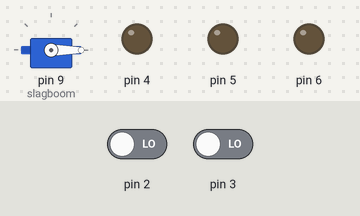
A program run on a simulated Arduino Nano, built with avr-gcc and run on an emulated ATmega328P. Shown: servo, output pins drawn as LEDs (lit = HIGH). Dashed ring = blinking. The test bench sets the inputs (shaded band); at power-on: pin 2 LOW, pin 3 LOW.

Above: at 1.2 s.
1.3 s: pin 2 driven HIGH
At 1.85 s:
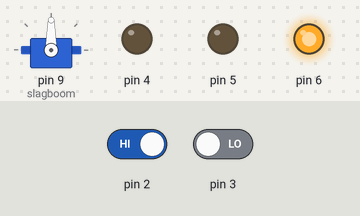
At 2.2 s:
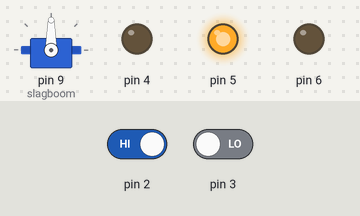
4.3 s: pin 3 driven HIGH
At 4.9 s:
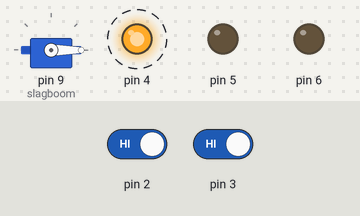
Timing chart, 0 to 13.3 s (numbered marks = the images above; inputs shaded):
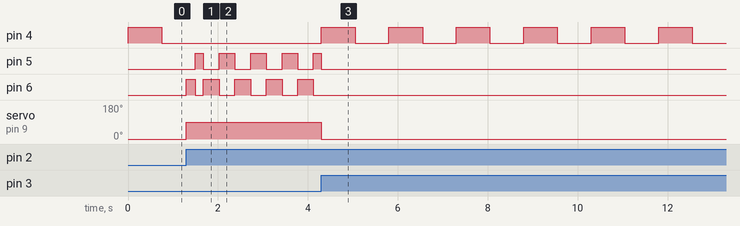

Measured:
- after the input at 1.3 s, pin 4: stops changing and stays LOW; pin 5: LOW → HIGH after 0.20 s, then repeats every 0.70 s: LOW 0.35 s, HIGH 0.35 s; pin 6: goes HIGH 0.20 s, LOW 0.18 s, 3 × (HIGH 0.35 s, LOW 0.35 s), HIGH 0.35 s, then LOW, starting at once; servo on pin 9 (slagboom): 0° → 90° at once
- after the input at 4.3 s, pin 4: alternates HIGH for 0.75 s and LOW for 0.75 s, starting at once; pin 6: stops changing and stays LOW; servo on pin 9 (slagboom): 90° → 0° at once

The program:

main.cpp
```cpp
#include <Arduino.h>
#include <Servo.h>
Servo slagboom;
bool wit = 1;
bool rood = 0;
bool treiniser = 0;
void aankomst() {
  digitalWrite(4, LOW);
  digitalWrite(5, rood);
  digitalWrite(6, !rood);
  slagboom.write(90);
  treiniser = 1;
  return;
}
void vertrek() {
  slagboom.write(0);
  digitalWrite(5, LOW);
  digitalWrite(6, LOW);
  treiniser = 0;
}
void setup() {
  pinMode(2, INPUT);
  pinMode(3, INPUT);
  pinMode(4, OUTPUT);
  pinMode(5, OUTPUT);
  pinMode(6, OUTPUT);
  slagboom.attach(9);
  attachInterrupt(digitalPinToInterrupt(2), aankomst, RISING);
  attachInterrupt(digitalPinToInterrupt(3), vertrek, RISING);
  slagboom.write(0);
}
void loop() {
  while (treiniser) {
    rood = !rood;
    digitalWrite(5, rood);
    digitalWrite(6, !rood);
    delay(175);
    digitalWrite(5, !rood);
    digitalWrite(6, rood);
    delay(175);
  }
  digitalWrite(5, LOW);
  digitalWrite(6, LOW);
  digitalWrite(4, wit);
  delay(750);
  wit = !wit;
}
```
